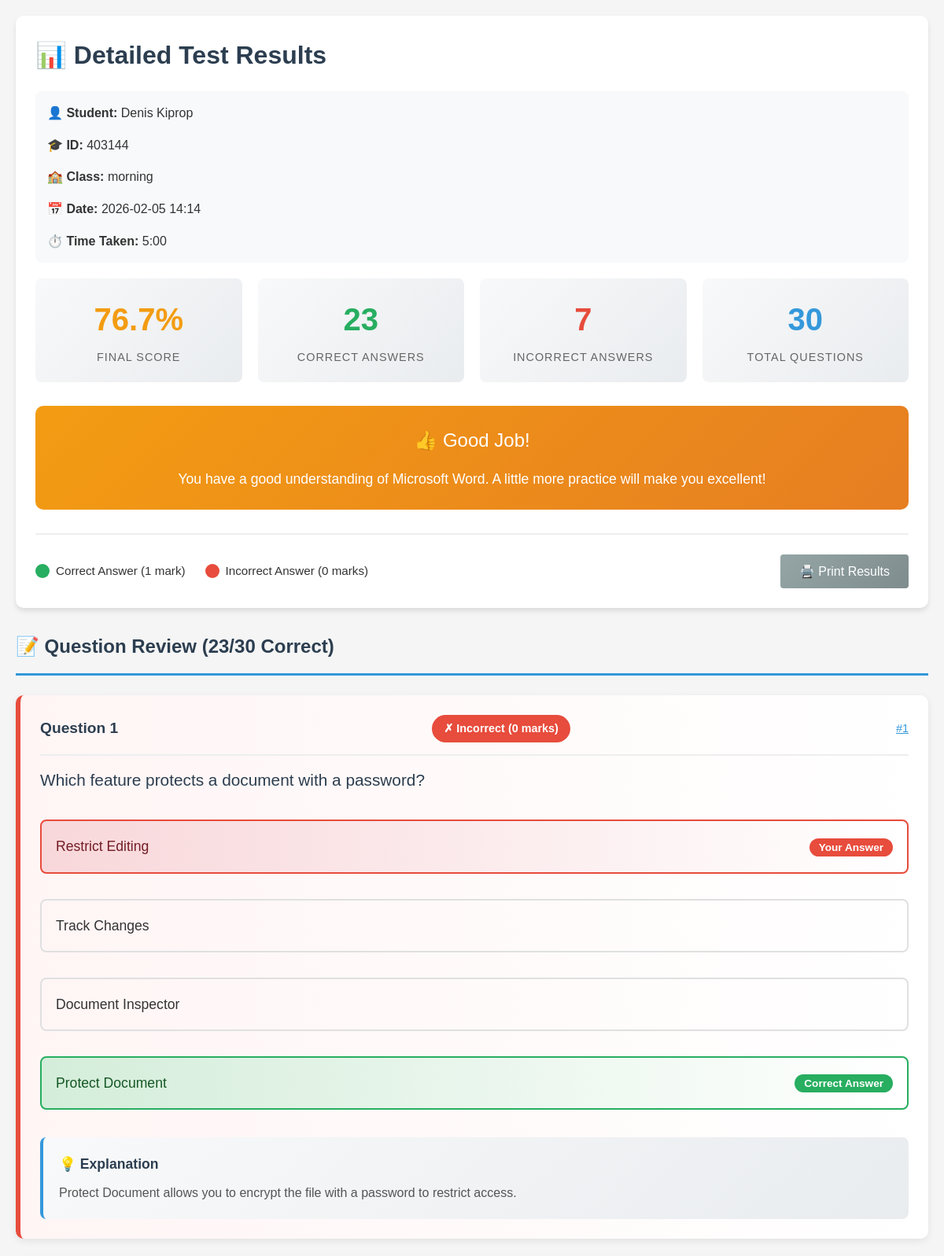
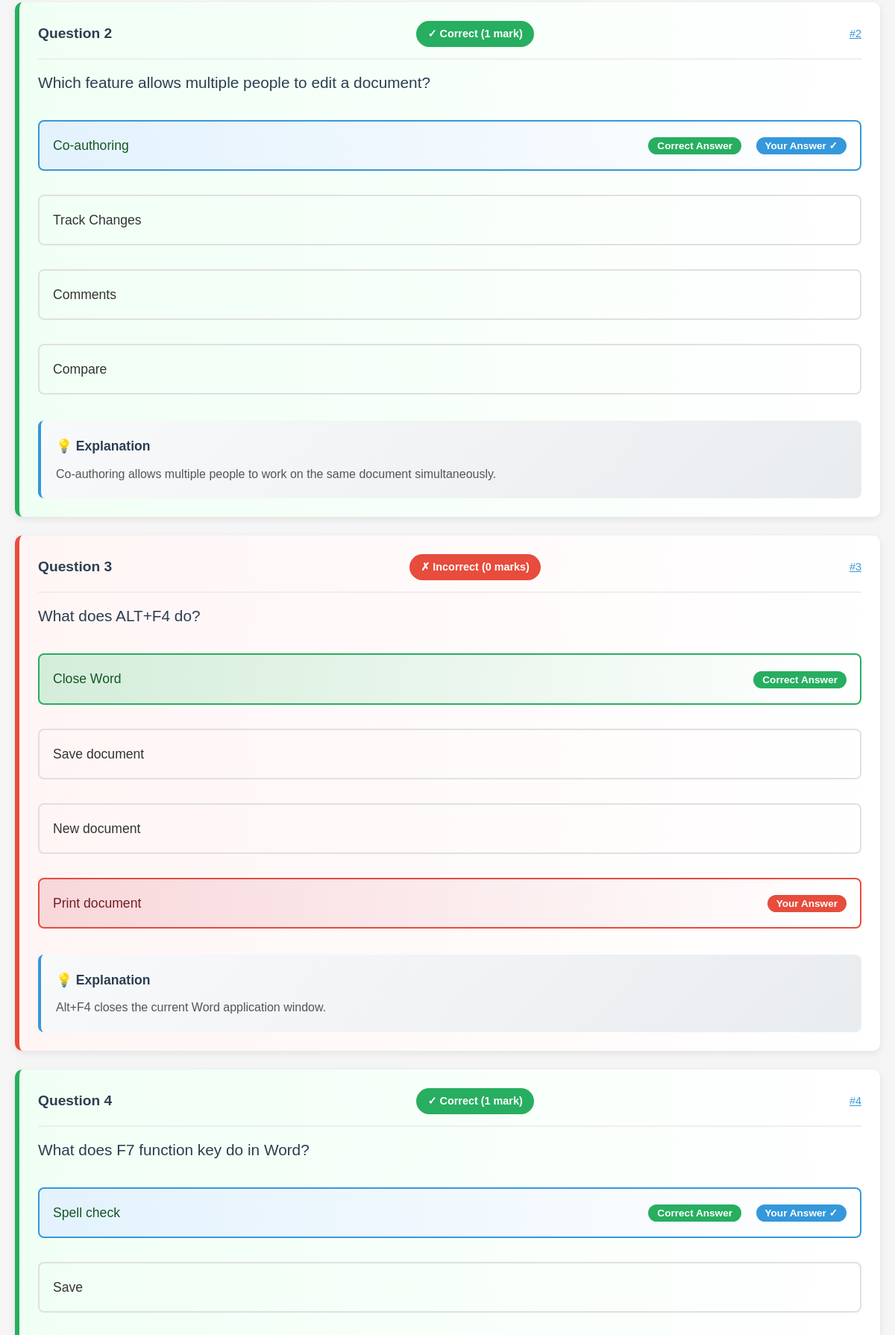
Screenshot of /detailed-result/1 (upper part) with the database file from the repository (2 pictures, top to bottom).
### app.py (models this page shows)
class Student(db.Model):
    id = db.Column(db.Integer, primary_key=True)
    student_id = db.Column(db.String(50), unique=True, nullable=False)
    name = db.Column(db.String(100), nullable=False)
    class_name = db.Column(db.String(50))
    created_at = db.Column(db.DateTime, default=datetime.utcnow)
    results = db.relationship('TestResult', backref='student', lazy=True)

class TestResult(db.Model):
    id = db.Column(db.Integer, primary_key=True)
    student_id = db.Column(db.Integer, db.ForeignKey('student.id'), nullable=False)
    score = db.Column(db.Float, nullable=False)
    total_questions = db.Column(db.Integer, nullable=False)
    correct_answers = db.Column(db.Integer, nullable=False)
    time_taken = db.Column(db.Integer)  # in seconds
    completed_at = db.Column(db.DateTime, default=datetime.utcnow)
    responses = db.Column(db.Text)  # JSON string of responses

### app.py (the view)
@app.route('/detailed-result/<int:result_id>')
def detailed_result(result_id):
    result = TestResult.query.get_or_404(result_id)
    responses = json.loads(result.responses)
    detailed_questions = []
    for response in responses:
        question_id = response['question_id']
        selected_answer = response['selected_answer']
        question = next((q for q in QUESTIONS if q['id'] == question_id), None)
        if question:
            is_correct = selected_answer == question['correct_answer']
            detailed_questions.append({
                'question': question['question'],
                'options': question['options'],
                'selected_answer': selected_answer,
                'correct_answer': question['correct_answer'],
                'explanation': question.get('explanation', ''),
                'is_correct': is_correct
            })
    return render_template('detailed_result.html',
                         result=result,
                         questions=detailed_questions)

### templates/detailed_result.html (shortened to what this page needs)
<!DOCTYPE html>
<html lang="en">
<head>
    <link rel="stylesheet" href="{{ url_for('static', filename='style.css') }}">
</head>
<body>
    <div class="container">
        <div class="result-summary">
            <h1 style="color: #2c3e50; margin-bottom: 20px;">📊 Detailed Test Results</h1>
            <div class="student-info" style="background: #f8f9fa; padding: 15px; border-radius: 8px; margin-bottom: 20px;">
                <div style="display: grid; grid-template-columns: repeat(auto-fit, minmax(200px, 1fr)); gap: 15px;">
                    <div>
                        <strong>👤 Student:</strong> {{ result.student.name }}
                    </div>
                    <div>
                        <strong>🎓 ID:</strong> {{ result.student.student_id }}
                    </div>
                    <div>
                        <strong>🏫 Class:</strong> {{ result.student.class_name }}
                    </div>
                    <div>
                        <strong>📅 Date:</strong> {{ result.completed_at.strftime('%Y-%m-%d %H:%M') }}
                    </div>
                    <div>
                        <strong>⏱️ Time Taken:</strong> {{ (result.time_taken // 60)|int }}:{{ "%02d"|format(result.time_taken % 60) }}
                    </div>
                </div>
            </div>
            <div class="summary-grid">
                <div class="summary-item">
                    <div class="summary-value score-{% if result.score >= 80 %}excellent{% elif result.score >= 60 %}good{% elif result.score >= 40 %}average{% else %}poor{% endif %}">
                        {{ "%.1f"|format(result.score) }}%
                    </div>
                    <div class="summary-label">Final Score</div>
                </div>
                <div class="summary-item">
                    <div class="summary-value" style="color: #27ae60;">
                        {{ result.correct_answers }}
                    </div>
                    <div class="summary-label">Correct Answers</div>
                </div>
                <div class="summary-item">
                    <div class="summary-value" style="color: #e74c3c;">
                        {{ result.total_questions - result.correct_answers }}
                    </div>
                    <div class="summary-label">Incorrect Answers</div>
                </div>
                <div class="summary-item">
                    <div class="summary-value" style="color: #3498db;">
                        {{ result.total_questions }}
                    </div>
                    <div class="summary-label">Total Questions</div>
                </div>
            </div>
            {% if result.score >= 80 %}
            <div class="performance-summary">
                <div class="performance-title">🎉 Excellent Performance!</div>
                <div class="performance-message">
                    You have demonstrated excellent Microsoft Word skills. Keep up the great work!
                </div>
            </div>
            {% elif result.score >= 60 %}
            <div class="performance-summary" style="background: linear-gradient(135deg, #f39c12, #e67e22);">
                <div class="performance-title">👍 Good Job!</div>
                <div class="performance-message">
                    You have a good understanding of Microsoft Word. A little more practice will make you excellent!
                </div>
            </div>
            {% endif %}
            <div class="score-breakdown">
                <div class="legend">
                    <div class="legend-item">
                        <span class="result-indicator correct-indicator"></span>
                        <span>Correct Answer (1 mark)</span>
                    </div>
                    <div class="legend-item">
                        <span class="result-indicator incorrect-indicator"></span>
                        <span>Incorrect Answer (0 marks)</span>
                    </div>
                </div>
                <div class="no-print">
                    <button onclick="window.print()" class="btn print-btn">🖨️ Print Results</button>
                </div>
            </div>
        </div>
        <div class="question-review">
            <h2 style="color: #2c3e50; margin-bottom: 25px; padding-bottom: 15px; border-bottom: 3px solid #3498db;">
                📝 Question Review ({{ result.correct_answers }}/{{ result.total_questions }} Correct)
            </h2>
            {% for question in questions %}
            <div class="question-card {% if question.is_correct %}correct{% else %}incorrect{% endif %}" id="question-{{ loop.index }}">
                <div class="question-header">
                    <div class="question-number">
                        Question {{ loop.index }}
                    </div>
                    <div class="question-status {% if question.is_correct %}status-correct{% else %}status-incorrect{% endif %}">
                        {% if question.is_correct %}
                            ✓ Correct (1 mark)
                        {% else %}
                            ✗ Incorrect (0 marks)
                        {% endif %}
                    </div>
                </div>
                <div class="question-text">
                    {{ question.question }}
                </div>
                <div class="options-grid">
                    {% for option in question.options %}
                    <div class="option
                        {% if option == question.correct_answer %}correct-answer{% endif %}
                        {% if option == question.selected_answer and not question.is_correct %}incorrect-selected{% endif %}
                        {% if option == question.selected_answer %}selected-answer{% endif %}">
                        <div class="option-label">
                            <span class="option-text">{{ option }}</span>
                            <div>
                                {% if option == question.correct_answer %}
                                    <span class="option-badge badge-correct">Correct Answer</span>
                                {% endif %}
                                {% if option == question.selected_answer and not question.is_correct %}
                                    <span class="option-badge badge-incorrect">Your Answer</span>
                                {% endif %}
                                {% if option == question.selected_answer and question.is_correct %}
                                    <span class="option-badge badge-selected">Your Answer ✓</span>
                                {% endif %}
                            </div>
                        </div>
                    </div>
                    {% endfor %}
                </div>
                {% if question.explanation %}
                <div class="explanation-box">
                    <div class="explanation-title">
                        <span>💡 Explanation</span>
                    </div>
                    <div class="explanation-content">
                        {{ question.explanation }}
                    </div>
                </div>
                {% endif %}
            </div>
            {% endfor %}
        </div>
    </div>
</body>
</html>

### static/style.css (style rules this page uses)
* { margin: 0; padding: 0; box-sizing: border-box; }
body { font-family: 'Arial', sans-serif; line-height: 1.6; color: #333; background-color: #f5f5f5; }
.container { max-width: 1200px; margin: 0 auto; padding: 20px; }
.btn { display: inline-block; padding: 12px 24px; background-color: #3498db; color: white; border: none; border-radius: 4px; cursor: pointer; font-size: 16px; text-decoration: none; transition: background-color 0.3s; }
.question-text { font-size: 1.2em; margin-bottom: 20px; }
.option { margin: 10px 0; padding: 15px; border: 1px solid #ddd; border-radius: 4px; cursor: pointer; transition: all 0.3s; }
.student-info { display: flex; gap: 30px; margin-top: 15px; flex-wrap: wrap; }
.status-correct { background-color: #27ae60; }
.status-incorrect { background-color: #e74c3c; }
.btn { position: relative; overflow: hidden; transition: all 0.3s; }
.question-card { animation: fadeIn 0.5s ease-out; }
html { scroll-behavior: smooth; }

### rows the page displays
Student: student.name "Denis Kiprop", student.student_id "403144", student.class_name "morning"
TestResult: completed_at "2026-02-05 14:14", time_taken "5", result.time_taken%60 "00", score "76.7", correct_answers "23", result.total_questions-result.correct_answers "7", total_questions "30"

### other values shown
{{ question.question }} "Which feature protects a document with a password?" "Which feature allows multiple people to edit a document?" "What does ALT+F4 do?" "What does F7 function key do in Word?"
{{ option }} "Restrict Editing" "Track Changes" "Document Inspector" "Protect Document" "Co-authoring" "Track Changes" "Comments" "Compare" "Close Word" "Save document" "New document" "Print document" "Spell check" "Save"
{{ question.explanation }} "Protect Document allows you to encrypt the file with a password to restrict access." "Co-authoring allows multiple people to work on the same document simultaneously." "Alt+F4 closes the current Word application window."
